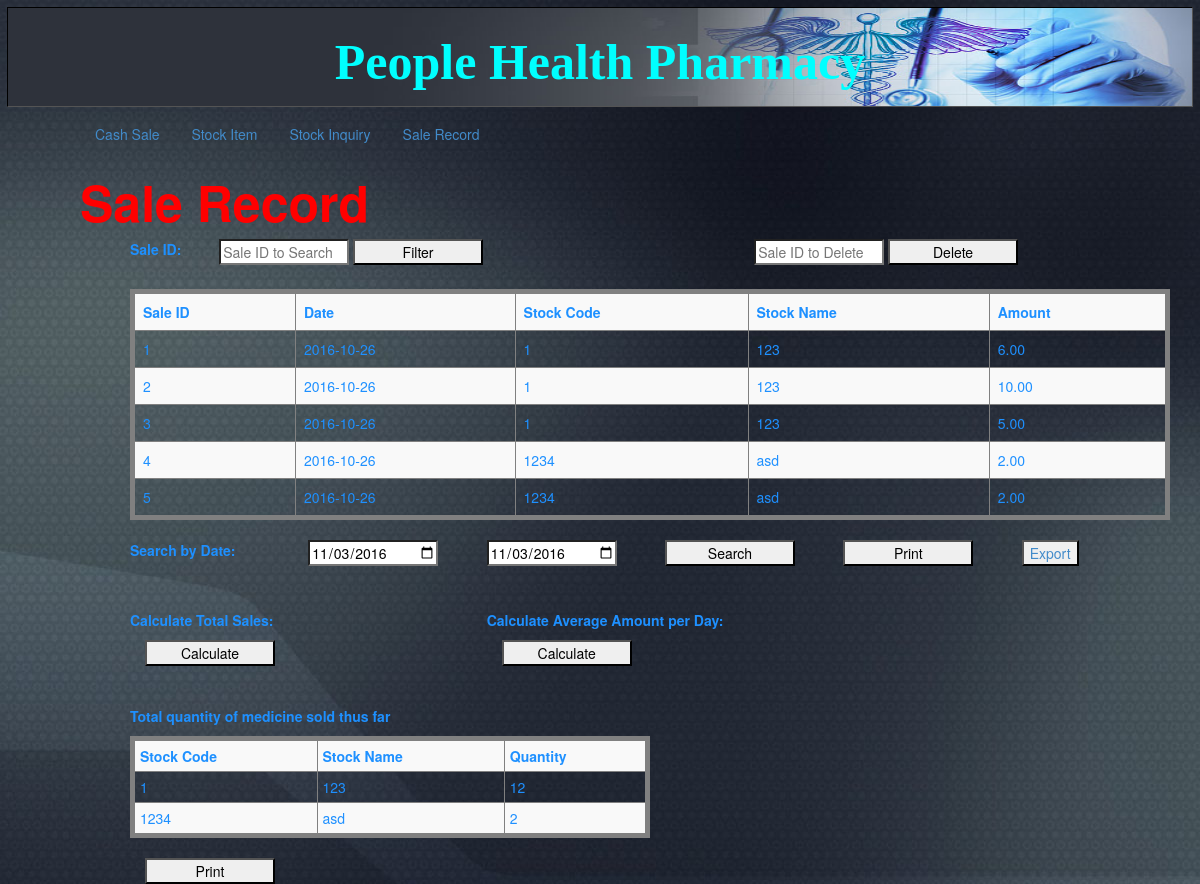
The app's page /record.php, older data.
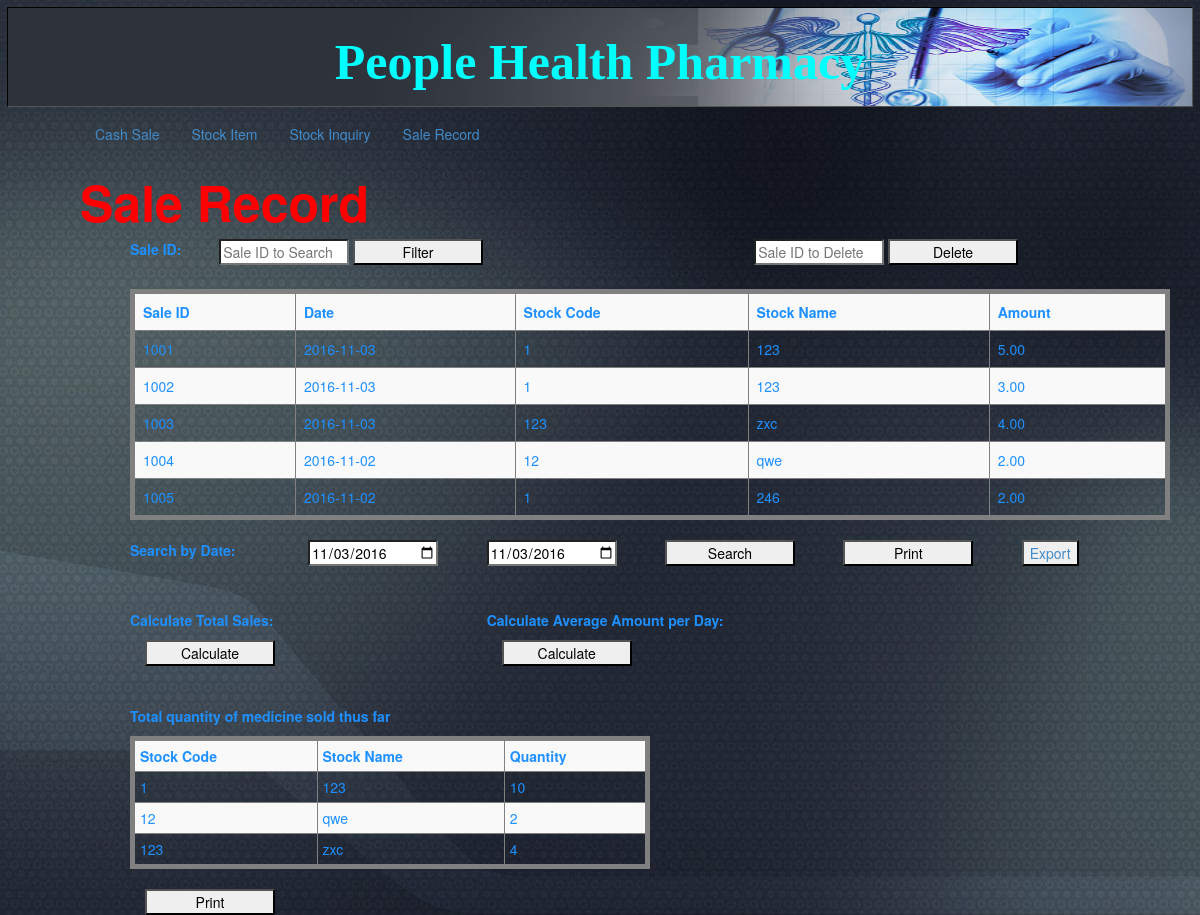
The same page, newer data.
### tables this page shows
CREATE TABLE `sales_record` (
  `sale_id` int(4) NOT NULL,
  `sale_date` date NOT NULL,
  `stock_code` int(8) NOT NULL,
  `stock_name` varchar(255) NOT NULL,
  `amount` decimal(10,2) NOT NULL,
  `quantity` int(4) NOT NULL
);

### record.php (the view, shortened to what this page needs)
<?php
if(isset($_POST['search']))
{
    $saleToSearch = $_POST['saleToSearch'];
    $query = "SELECT * FROM sales_record WHERE sale_id LIKE '%".$saleToSearch."%'";
    $search_result = filterTable($query);
    $medicinequery = "SELECT stock_code, stock_name, SUM(quantity) AS med_quantity FROM sales_record WHERE sale_id LIKE '%".$saleToSearch."%' GROUP BY stock_code";
    $medicine_sales = filterTable($medicinequery);
}
 else {
    $query = "SELECT * FROM `sales_record`";
    $search_result = filterTable($query);
    $medicinequery = "SELECT stock_code, stock_name, SUM(quantity) AS med_quantity FROM sales_record GROUP BY stock_code";
    $medicine_sales = filterTable($medicinequery);
}
function filterTable($query)
{
    $connect = mysqli_connect("localhost", "root", "", "srs_db");
    $filter_Result = mysqli_query($connect, $query);
    return $filter_Result;
}
?>
<!DOCTYPE html>
<html lang="en" data-ng-app="myApp">
<head>
	 <link href="css/bootstrap.min.css" rel="stylesheet" />
    <link href="css/style.css" rel="stylesheet" />
</head>
<body>
    <header>
        <h1 id="shopname">People Health Pharmacy</h1>
    </header>
    <div class="container" >
        <?php
			include("header.php");
		?>
        <form action="record.php" method="post">
            <div class="row">
                <div class="col-md-12">
                    <h1>Sale Record</h1>
                    <div class="row">
                        <div class="col-sm-1">
                            <p><strong>Sale ID: </strong></p>
                        </div>
                        <div class="col-sm-6">
                            <input type="text" name="saleToSearch" placeholder="Sale ID to Search" />
                            <input type="submit" name="search" value="Filter" />
                        </div>
                        <div class="col-sm-5" >
                            <input type="text" name="toDelete" placeholder="Sale ID to Delete" />
                            <input type="submit" name="delete" value="Delete" />
                        </div>
                    </div><br/>
                    <div id="dvData">
                    <table id="salesrecord" class="table table-striped table-hover" border="5" cellpadding="5" cellspacing="0" style="border-collapse: collapse" bordercolor="#808080" width="100&#37">
                        <div class="yesPrint">
                            <tr>
                                <th>Sale ID</th>
                                <th>Date</th>
                                <th>Stock Code</th>
                                <th>Stock Name</th>
                                <th>Amount</th>
                            </tr>
                            <?php
                                while($row = mysqli_fetch_array($search_result)):
                            ?>
                            <tr>
                                <td><?php
                                    echo $row['sale_id'];
                                ?></td>
                                <td><?php
                                    echo $row['sale_date'];
                                ?></td>
                                <td><?php
                                    echo $row['stock_code'];
                                ?></td>
                                <td><?php
                                    echo $row['stock_name'];
                                ?></td>
                                <td><?php
                                    echo $row['amount'];
                                ?></td>
                            </tr>
                            <?php
                                endwhile;
                            ?>
                        </div>
                    </table>
                    </div>
                    <div class="row">
                        <div class="col-sm-2">
                            <p><strong>Search by Date:</strong></p>
                        </div>
                        <div class="col-sm-2">
                            <input type="date" name="toCal1" value="<?php echo date('Y-m-d'); ?>"/>
                        </div>
                        <div class="col-sm-2">
                            <input type="date" name="toCal2" value="<?php echo date('Y-m-d'); ?>"/>
                        </div>
                        <div class="col-sm-2">
                            <input type="submit" name="searchByDate" value="Search"/>
                        </div>
                        <div class="col-sm-2">
                            <input type="button" name="printTable" id="printTable" value="Print" onClick="printData()"/>
                        </div>
                         <div class='col-sm-2 button'>
                            <button><a href="#" id ="export" role='button'>Export</a></button>
                        </div>
                    </div>
                    <br/><br/>
                    <div class="row">
                        <div class="col-sm-4">
                            <p><strong>Calculate Total Sales:</strong></p>
                        </div>
                        <div class="col-sm-4">
                            <p><strong>Calculate Average Amount per Day:</strong></p>
                        </div>
                    </div>
                    <div class="row">
                        <div class="col-sm-4">
                            <div class="col-sm-4" ng-hide="showme1">
                                <input type="button" value="Calculate" ng-click="showme1 = 1"/>
                            </div>
                        </div>
                        <div class="col-sm-4">
                            <div class="col-sm-4" ng-hide="showme2">
                                <input type="button" value="Calculate" ng-click="showme2 = 1"/>
                            </div>
                        </div>
                    </div>
                    <br/><br/>
                    <div class="row">
                        <div class="col-md-12">
                            <p><strong>Total quantity of medicine sold thus far</strong></p>
                            <table id="quantitysold" class="table-striped table-hover" border="5" cellpadding="5" cellspacing="0" bordercolor="#808080" width="50%">
                            <tr>
                                <th>Stock Code</th>
                                <th>Stock Name</th>
                                <th>Quantity</th>
                            </tr>
                            <?php
                                while($row = mysqli_fetch_array($medicine_sales)):
                            ?>
                            <tr>
                                <td><?php
                                    echo $row['stock_code'];
                                ?></td>
                                <td><?php
                                    echo $row['stock_name'];
                                ?></td>
                                <td><?php
                                    echo $row['med_quantity'];
                                ?></td>
                            </tr>
                            <?php
                                endwhile;
                            ?>
                            </table><br/>
                            <div class="col-sm-2">
                                <input type="button" name="printTable" id="printTable" value="Print" onClick="printDatas()"/>
                            </div>
                        </div>
                    </div>
                </div>
            </div>
        </form>
    </div>
</body>
</html>

### header.php
<div class="row">
    <div class="col-sm-12">
        <ul class="nav nav-pills">
            <li data-ng-class="menuClass('cashsale')"><a href="index.php">Cash Sale</a></li>
            <li data-ng-class="menuClass('stockitem')"><a href="item.php">Stock Item</a></li>
            <li data-ng-class="menuClass('stockinquiry')"><a href="inquiry.php">Stock Inquiry</a></li>
            <li data-ng-class="menuClass('salerecord')"><a href="record.php">Sale Record</a></li>
        </ul>
    </div>
</div>

### css/style.css (style rules this page uses)
h1 { color:red; font-weight: bold; font-size: 50px; }
div { padding-left: 50px; }
input { width: 130px; }
body { background-image: url("../image/background.jpg"); background-repeat: no-repeat; color:dodgerblue; }
header { border: 1px inset black; margin: 0.5em; padding: 0.5em; text-align:center; background:url("../image/header.jpg"); background-repeat: no-repeat; height: 100px; background-size: 100% 100%; }
#shopname { text-align: center; color: cyan; font-family:cursive; }

Row changes from the older to the newer data that the page shows:
removed sales_record: sale_id "1", sale_date "2016-10-26", stock_code "1", stock_name "123", amount "6.00"
removed sales_record: sale_id "2", sale_date "2016-10-26", stock_code "1", stock_name "123", amount "10.00"
removed sales_record: sale_id "3", sale_date "2016-10-26", stock_code "1", stock_name "123", amount "5.00"
removed sales_record: sale_id "4", sale_date "2016-10-26", stock_code "1234", stock_name "asd", amount "2.00"
removed sales_record: sale_id "5", sale_date "2016-10-26", stock_code "1234", stock_name "asd", amount "2.00"
added sales_record: sale_id "1001", sale_date "2016-11-03", stock_code "1", stock_name "123", amount "5.00"
added sales_record: sale_id "1002", sale_date "2016-11-03", stock_code "1", stock_name "123", amount "3.00"
added sales_record: sale_id "1003", sale_date "2016-11-03", stock_code "123", stock_name "zxc", amount "4.00"
added sales_record: sale_id "1004", sale_date "2016-11-02", stock_code "12", stock_name "qwe", amount "2.00"
added sales_record: sale_id "1005", sale_date "2016-11-02", stock_code "1", stock_name "246", amount "2.00"
Text that changed along with them:
new list line: "1 123 10"
new list line: "12 qwe 2"
new list line: "123 zxc 4"
list line gone: "1 123 12"
list line gone: "1234 asd 2"
